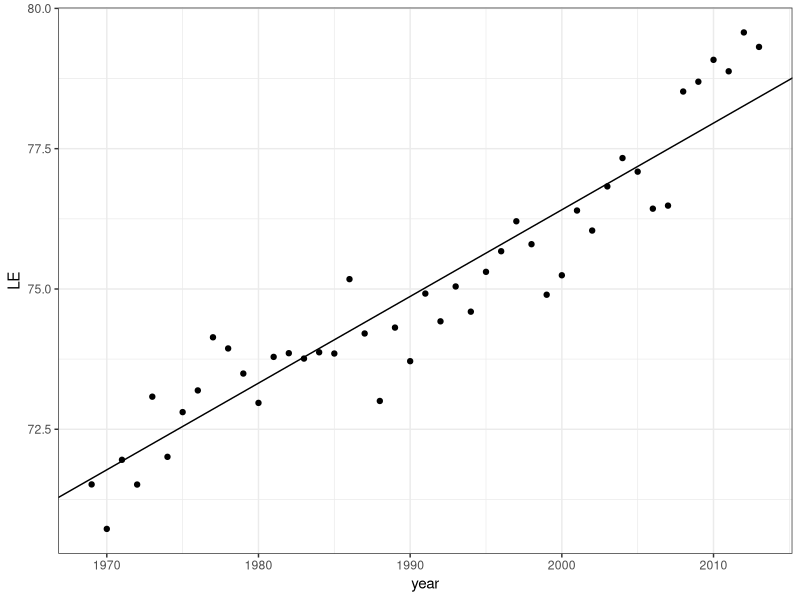
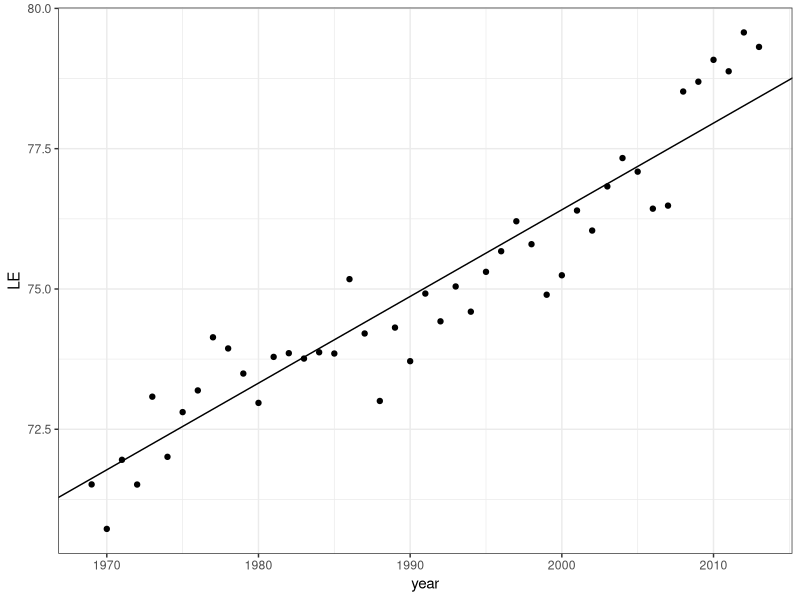

Write the R code that produced these figures, in order.
### Part I working alone

# This is a .R file, used for writing code in R
# Lines that begin with a "#" are comments, and can contain non-code sentences.

# library() is a function to load in a set of R functions contained in the library
# The tidyverse library loads many using packages into memory.
# The broom library contains functions to convert output into tidy tables
# If this is your first time loading these libraries, you will first need to install them.
# Do this using by un-commenting the `install.packages()` lines of code and executing them. 
# You only ever need to install an R package once (or when you re-install R).
# You need to re-load a library whenever you start a new R session.

#install.packages("tidyverse")
library(tidyverse)
#install.packages("broom")
library(broom)

# Data import
le_data <- read_csv("./data/Life-expectancy-by-state-long.csv")

# Run a regression model with time coded using a linear term
mod1 <- lm(LE ~ year, dat = le_data %>% filter(state == "California", race == "black", sex == "Female"))

# Regression output
tidy(mod1)

# Plot the results
ggplot(data = le_data %>% filter(state == "California", race == "black", sex == "Female"),
       aes(x = year, y = LE)) + 
  geom_point() +
  theme_bw() +
  geom_abline(intercept = -232.4959533, slope = 0.1544538)

# Save the plot
ggsave(plot = last_plot(), filename = "./images/ca-black-women-LE.png",
       width = 5, height = 5,device = "png"
        )

# R Code
# Calculate the LE for each state, separately by race and gender:
le_averages <- le_data %>% 
  group_by(state, race, sex) %>%
  summarise(mean_LE = mean(LE)) 

# print the first 10 rows to the screen. By default, R rounds the numeric 
# information in the display to make it more compact 
le_averages
# alternatively, type View(le_averages) in the Console to open up a Viewer 
# window, or click the table icon beside the le_averages objects in the 
# Environment pane (upper right hand panel of RStudio).

#save this table as a CSV file in the data sub-folder
write_csv(le_averages, "./data/le_averages.csv")

